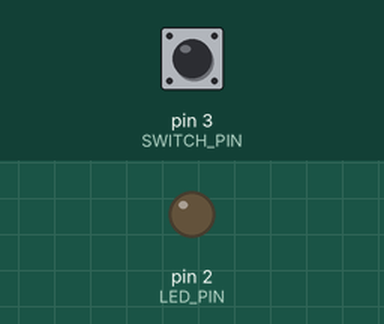
This sketch was run on a simulated Arduino Uno, built with avr-gcc and run on an emulated ATmega328P. On the bench: output pins drawn as LEDs (lit = HIGH). The test bench sets the inputs (shaded band); at power-on: pin 3 (SWITCH_PIN) HIGH.

Above: at 1.2 s.
1.3 s: pin 3 (SWITCH_PIN) pulled LOW for 0.15 s
At 1.37 s:
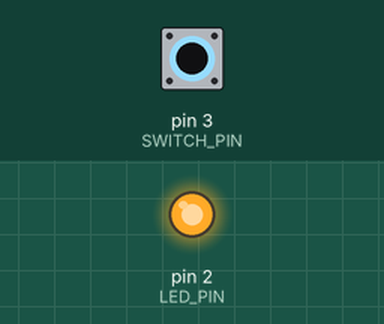
2.9 s: pin 3 (SWITCH_PIN) pulled LOW for 3.2 s
At 6.9 s:
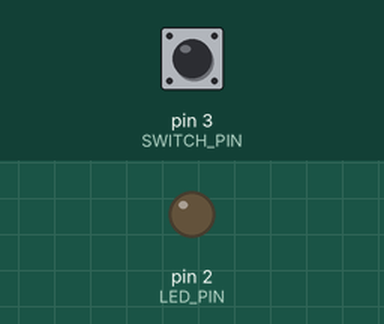
Timing chart, 0 to 8.4 s (numbered marks = the images above; inputs shaded):
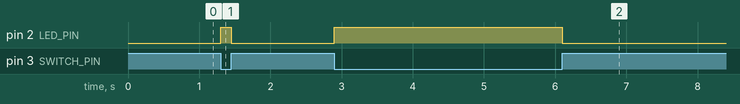

The sketch:

lab1part3.ino
```cpp
// Define LED and switch pins
const int LED_PIN = 2;
const int SWITCH_PIN = 3;

void setup() {
  // Initialize the LED pin as an output
  pinMode(LED_PIN, OUTPUT);
  // Initialize the switch pin as an input with an internal pull-up resistor
  pinMode(SWITCH_PIN, INPUT_PULLUP);
}

void loop() {
  // Read the state of the switch
  int switchState = digitalRead(SWITCH_PIN);

  // If the switch is pressed, turn on the LED
  if (switchState == LOW) {
    digitalWrite(LED_PIN, HIGH);
  } else {
    // Otherwise, turn off the LED
    digitalWrite(LED_PIN, LOW);
  }
}
```

Measured:
- after the input at 1.3 s, pin 2 (LED_PIN): LOW → HIGH at once, → LOW 0.15 s later
- after the input at 2.9 s, pin 2 (LED_PIN): LOW → HIGH at once, → LOW 3.2 s later
